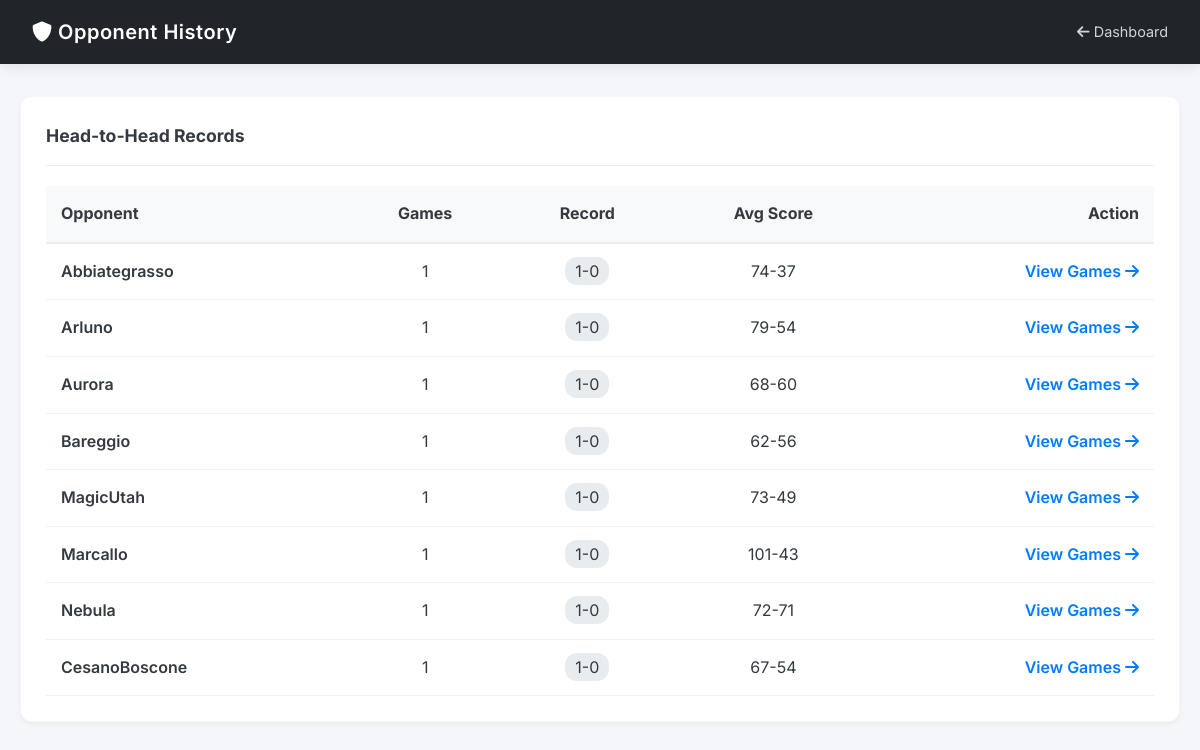
The page /teams (signed in) on the database its author committed.
### core/models.py (models this page shows, shortened)
class Game(db.Model):
    __tablename__ = "games"
    id = db.Column(db.Integer, primary_key=True)
    date = db.Column(db.String(10), nullable=False)
    opponent = db.Column(db.String(100), nullable=False)
    team_score = db.Column(db.Integer, nullable=False)
    opponent_score = db.Column(db.Integer, nullable=False)
    result = db.Column(db.String(1), nullable=False)
    game_type = db.Column(db.String(20), nullable=False)
    sort_date = db.Column(db.String(10), nullable=False)

### web/routes/main.py (the view)
@main_bp.route("/teams")
@login_required
def teams():
    results = db.session.query(Game.opponent).distinct().all()
    team_stats = []
    for r in results:
        opp_name = r[0]
        games = Game.query.filter_by(opponent=opp_name).all()
        wins = sum(1 for g in games if g.result == "W")
        losses = len(games) - wins
        if len(games) > 0:
            avg_team_score = sum(g.team_score for g in games) / len(games)
            avg_opp_score = sum(g.opponent_score for g in games) / len(games)
            avg_score = f"{int(avg_team_score)}-{int(avg_opp_score)}"
        else:
            avg_score = "0-0"
        team_stats.append(
            {
                "name": opp_name,
                "games": len(games),
                "record": f"{wins}-{losses}",
                "avg_score": avg_score,
            }
        )
    return render_template("teams.html", teams=team_stats)

### web/__init__.py (called while the page is built)
def create_app(config_name: str = None) -> Flask:
    app = Flask(__name__)
    config = get_config(config_name)
    app.config.from_object(config)
    setup_logging(app, config)
    db.init_app(app)
    bcrypt.init_app(app)
    csrf.init_app(app)
    cache.init_app(app)
    limiter.init_app(app)
    login_manager.init_app(app)
    login_manager.login_view = "auth.login"
    login_manager.login_message = "Please log in to access this page."
    login_manager.login_message_category = "info"
    @login_manager.user_loader
    def load_user(user_id):
        return User.query.get(int(user_id))
    register_blueprints(app)
    return app

### web/templates/teams.html (shortened to what this page needs)
<!doctype html>
<html lang="en">
    <head>
        <link
            rel="stylesheet"
            href="{{ url_for('static', filename='css/style.css') }}"
        />
        <link
            rel="stylesheet"
            href="https://cdnjs.cloudflare.com/ajax/libs/font-awesome/6.0.0/css/all.min.css"
        />
    </head>
    <body>
        <div class="header">
            <h1><i class="fas fa-shield-alt"></i> Opponent History</h1>
            <a href="{{ url_for('main.index') }}"
                ><i class="fas fa-arrow-left"></i> Dashboard</a
            >
        </div>
        <div class="container">
            <div class="panel">
                <div class="panel-header"><h3>Head-to-Head Records</h3></div>
                <table style="width: 100%; border-collapse: collapse">
                    <thead>
                        <tr
                            style="
                                background: #f8f9fa;
                                border-bottom: 2px solid #eee;
                            "
                        >
                            <th style="padding: 15px; text-align: left">
                                Opponent
                            </th>
                            <th style="padding: 15px; text-align: center">
                                Games
                            </th>
                            <th style="padding: 15px; text-align: center">
                                Record
                            </th>
                            <th style="padding: 15px; text-align: center">
                                Avg Score
                            </th>
                            <th style="padding: 15px; text-align: right">
                                Action
                            </th>
                        </tr>
                    </thead>
                    <tbody>
                        {% for t in teams %}
                        <tr style="border-bottom: 1px solid #f1f1f1">
                            <td style="padding: 15px; font-weight: 600">
                                {{ t.name }}
                            </td>
                            <td style="padding: 15px; text-align: center">
                                {{ t.games }}
                            </td>
                            <td style="padding: 15px; text-align: center">
                                <span
                                    style="
                                        background: #e9ecef;
                                        padding: 4px 10px;
                                        border-radius: 12px;
                                    "
                                    >{{ t.record }}</span
                                >
                            </td>
                            <td style="padding: 15px; text-align: center">
                                {{ t.avg_score }}
                            </td>
                            <td style="padding: 15px; text-align: right">
                                <a
                                    href="{{ url_for('main.opponent_games', opponent_name=t.name) }}"
                                    style="
                                        color: var(--primary);
                                        font-weight: 600;
                                        text-decoration: none;
                                    "
                                >
                                    View Games
                                    <i class="fas fa-arrow-right"></i>
                                </a>
                            </td>
                        </tr>
                        {% endfor %}
                    </tbody>
                </table>
            </div>
        </div>
    </body>
</html>

### web/static/css/style.css (style rules this page uses)
:root { --primary: #007bff; --primary-dark: #0056b3; --secondary: #6c757d; --success: #28a745; --bg-body: #f4f6f9; --bg-card: #ffffff; --text-main: #343a40; --text-muted: #6c757d; --border-radius: 12px; --shadow-sm: 0 2px 4px rgba(0, 0, 0, 0.05); --shadow-md: 0 4px 12px rgba(0, 0, 0, 0.08); }
* { box-sizing: border-box; margin: 0; padding: 0; }
body { font-family: "Inter", -apple-system, BlinkMacSystemFont, "Segoe UI", Roboto, sans-serif; background-color: var(--bg-body); color: var(--text-main); line-height: 1.6; padding-bottom: 40px; }
.header { background: #212529; color: white; padding: 1rem 2rem; display: flex; justify-content: space-between; align-items: center; box-shadow: var(--shadow-md); position: sticky; top: 0; z-index: 1000; }
.header h1 { font-size: 1.25rem; font-weight: 600; letter-spacing: 0.5px; }
.header a { color: rgba(255, 255, 255, 0.8); text-decoration: none; font-size: 0.9rem; transition: 0.2s; }
.container { max-width: 1400px; margin: 2rem auto; padding: 0 20px; }
.panel { background: var(--bg-card); padding: 25px; border-radius: var(--border-radius); box-shadow: var(--shadow-sm); margin-bottom: 25px; border: 1px solid rgba(0, 0, 0, 0.03); }
.panel-header { display: flex; justify-content: space-between; align-items: center; margin-bottom: 20px; border-bottom: 1px solid #eee; padding-bottom: 15px; }
.panel h3 { font-size: 1.1rem; color: var(--text-main); font-weight: 700; margin: 0; }

### rows shown on the page
Game: name "Abbiategrasso", games "1", record "1-0", avg_score "74-37"
Game: name "Arluno", games "1", record "1-0", avg_score "79-54"
Game: name "Aurora", games "1", record "1-0", avg_score "68-60"
Game: name "Bareggio", games "1", record "1-0", avg_score "62-56"
Game: name "MagicUtah", games "1", record "1-0", avg_score "73-49"
Game: name "Marcallo", games "1", record "1-0", avg_score "101-43"
Game: name "Nebula", games "1", record "1-0", avg_score "72-71"
Game: name "CesanoBoscone", games "1", record "1-0", avg_score "67-54"
